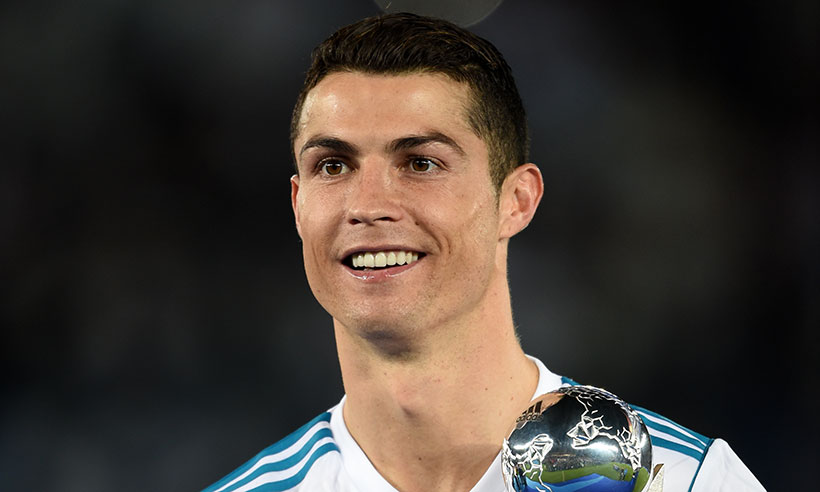
#> input picture opencv/files/Cristiano-Ronaldo.jpg, 820 x 492 px
$ python image_read.py
#> lines starting #> are read from the running program, lines starting #| are printed output that depends on the picture
import cv2
import os

path = os.path.abspath(os.path.dirname(__name__))
filepath = path + '/files/Cristiano-Ronaldo.jpg'
img_read = cv2.imread(filepath)
#> img_read is the input picture: shape (492, 820, 3); mean B, G, R 51.2, 57.2, 64.5
resized_img = cv2.resize(img_read,(600,450))
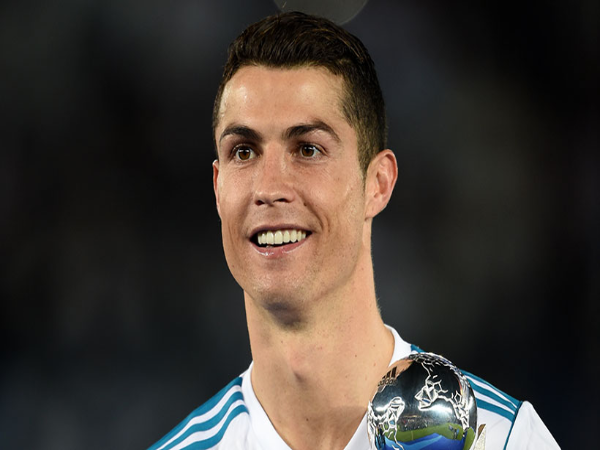
#> resized_img: shape (450, 600, 3); mean B, G, R 51.1, 57.2, 64.5

cv2.imshow(filepath, resized_img)

cv2.waitKey(2000)

cv2.destroyAllWindows()
